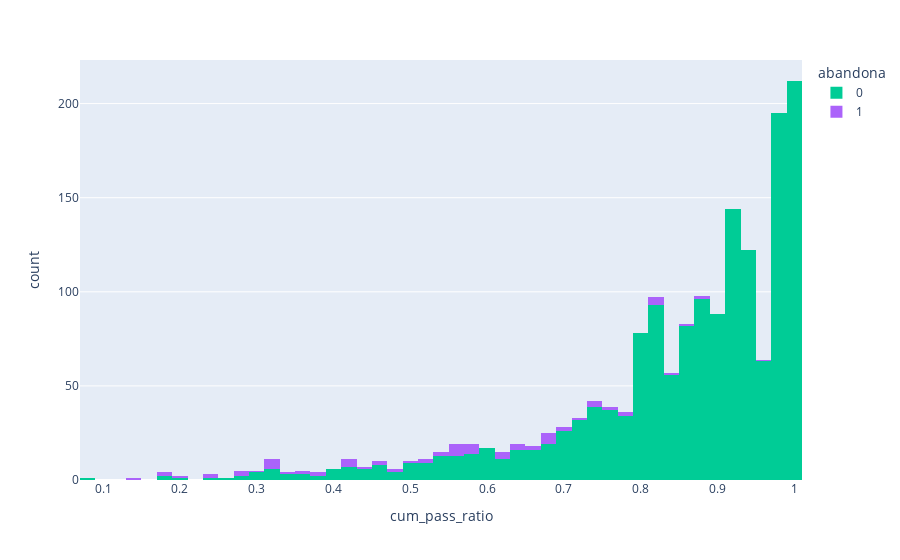
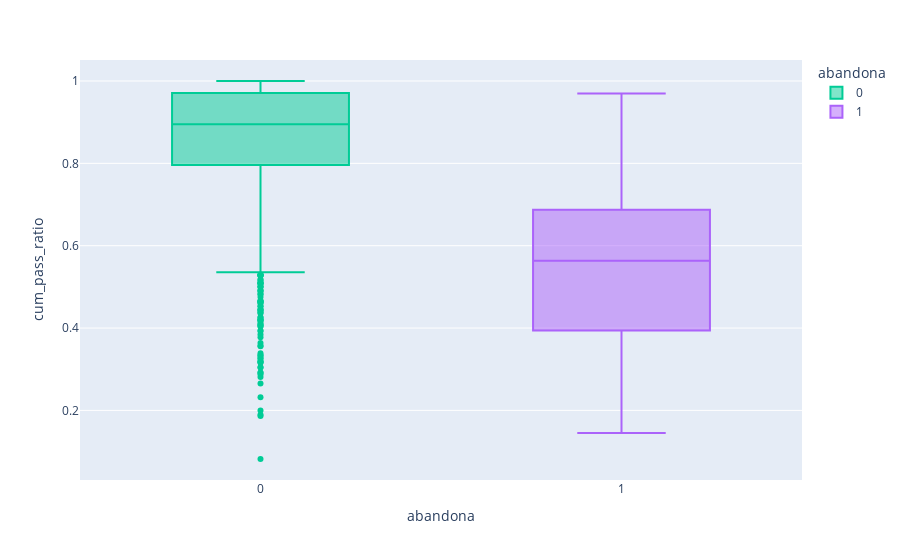
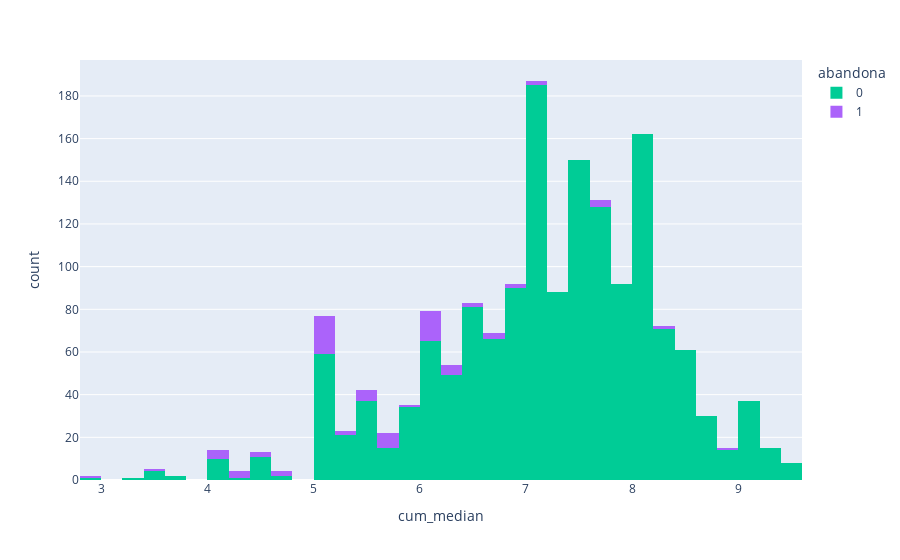
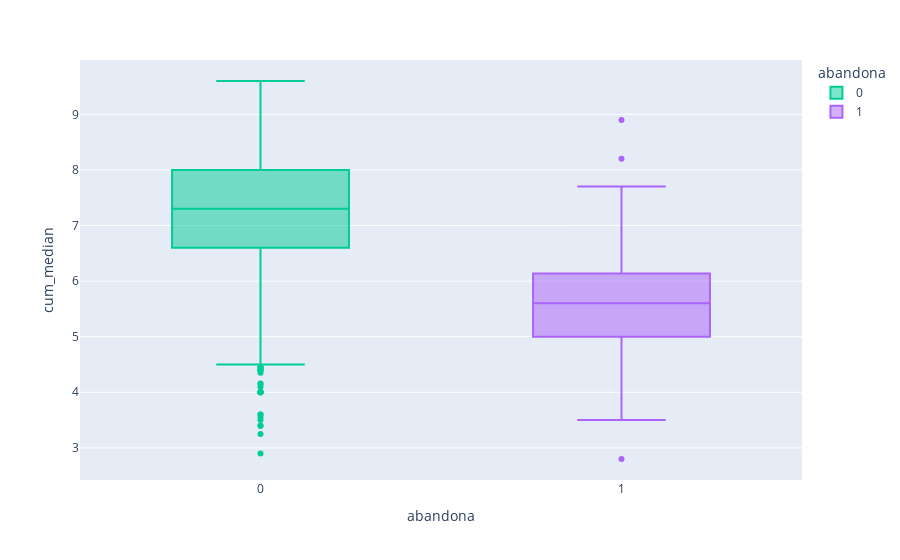

The cell these charts' notebook holds for them, in order:
### Code cell
for col in numerical_cols:
    fig = px.histogram(dv_analys_record_personal_access,x=col, color='abandona',
                  color_discrete_map={'N':'Red','S':'Blue'})
    fig1 = px.box(dv_analys_record_personal_access, x="abandona", y=col,
                  color="abandona", color_discrete_map={'N':'Red','S':'Blue'})
    fig.show()
    fig1.show()

### Figure 1 — Plotly figure (JSON) as saved in the notebook; plotly's stock layout.template omitted (floating-point values rounded to 4 significant figures; data arrays with more than 128 entries replaced by an {"elided": "..."} marker saying what was removed)
{"data": [{"alignmentgroup": "True", "bingroup": "x", "hovertemplate": "abandona=0<br>cum_pass_ratio=%{x}<br>count=%{y}<extra></extra>", "legendgroup": "0", "marker": {"color": "#00cc96"}, "name": "0", "offsetgroup": "0", "orientation": "v", "showlegend": true, "type": "histogram", "x": {"elided": "1591 float values"}, "xaxis": "x", "yaxis": "y"}, {"alignmentgroup": "True", "bingroup": "x", "hovertemplate": "abandona=1<br>cum_pass_ratio=%{x}<br>count=%{y}<extra></extra>", "legendgroup": "1", "marker": {"color": "#ab63fa"}, "name": "1", "offsetgroup": "1", "orientation": "v", "showlegend": true, "type": "histogram", "x": [0.2727, 0.6531, 0.8889, 0.2759, 0.7333, 0.62, 0.7021, 0.5636, 0.1864, 0.1923, 0.8205, 0.7647, 0.8421, 0.6136, 0.4902, 0.5172, 0.2857, 0.425, 0.8889, 0.1452, 0.6667, 0.8649, 0.9697, 0.8205, 0.5882, 0.3455, 0.3881, 0.625, 0.4737, 0.5349, 0.8205, 0.8205, 0.375, 0.3214, 0.5714, 0.3231, 0.6739, 0.5577, 0.7317, 0.775, 0.7381, 0.6889, 0.3036, 0.6809, 0.587, 0.3148, 0.2462, 0.45, 0.4231, 0.7111, 0.52, 0.6818, 0.5833, 0.3667, 0.4565, 0.4118, 0.551, 0.561, 0.549, 0.7692, 0.617, 0.6444, 0.551, 0.4727, 0.5532, 0.1897, 0.6304, 0.6739, 0.6977, 0.3103, 0.3214, 0.3529, 0.6383, 0.5862, 0.7805, 0.4462, 0.2453, 0.4259, 0.6739], "xaxis": "x", "yaxis": "y"}], "layout": {"barmode": "relative", "legend": {"title": {"text": "abandona"}, "tracegroupgap": 0}, "margin": {"t": 60}, "xaxis": {"anchor": "y", "domain": [0, 1], "title": {"text": "cum_pass_ratio"}}, "yaxis": {"anchor": "x", "domain": [0, 1], "title": {"text": "count"}}}}

### Figure 2 — Plotly figure (JSON) as saved in the notebook; plotly's stock layout.template omitted (floating-point values rounded to 4 significant figures; data arrays with more than 128 entries replaced by an {"elided": "..."} marker saying what was removed)
{"data": [{"alignmentgroup": "True", "hovertemplate": "abandona=%{x}<br>cum_pass_ratio=%{y}<extra></extra>", "legendgroup": "0", "marker": {"color": "#00cc96"}, "name": "0", "notched": false, "offsetgroup": "0", "orientation": "v", "showlegend": true, "type": "box", "x": {"elided": "1591 int values"}, "x0": " ", "xaxis": "x", "y": {"elided": "1591 float values"}, "y0": " ", "yaxis": "y"}, {"alignmentgroup": "True", "hovertemplate": "abandona=%{x}<br>cum_pass_ratio=%{y}<extra></extra>", "legendgroup": "1", "marker": {"color": "#ab63fa"}, "name": "1", "notched": false, "offsetgroup": "1", "orientation": "v", "showlegend": true, "type": "box", "x": [1, 1, 1, 1, 1, 1, 1, 1, 1, 1, 1, 1, 1, 1, 1, 1, 1, 1, 1, 1, 1, 1, 1, 1, 1, 1, 1, 1, 1, 1, 1, 1, 1, 1, 1, 1, 1, 1, 1, 1, 1, 1, 1, 1, 1, 1, 1, 1, 1, 1, 1, 1, 1, 1, 1, 1, 1, 1, 1, 1, 1, 1, 1, 1, 1, 1, 1, 1, 1, 1, 1, 1, 1, 1, 1, 1, 1, 1, 1], "x0": " ", "xaxis": "x", "y": [0.2727, 0.6531, 0.8889, 0.2759, 0.7333, 0.62, 0.7021, 0.5636, 0.1864, 0.1923, 0.8205, 0.7647, 0.8421, 0.6136, 0.4902, 0.5172, 0.2857, 0.425, 0.8889, 0.1452, 0.6667, 0.8649, 0.9697, 0.8205, 0.5882, 0.3455, 0.3881, 0.625, 0.4737, 0.5349, 0.8205, 0.8205, 0.375, 0.3214, 0.5714, 0.3231, 0.6739, 0.5577, 0.7317, 0.775, 0.7381, 0.6889, 0.3036, 0.6809, 0.587, 0.3148, 0.2462, 0.45, 0.4231, 0.7111, 0.52, 0.6818, 0.5833, 0.3667, 0.4565, 0.4118, 0.551, 0.561, 0.549, 0.7692, 0.617, 0.6444, 0.551, 0.4727, 0.5532, 0.1897, 0.6304, 0.6739, 0.6977, 0.3103, 0.3214, 0.3529, 0.6383, 0.5862, 0.7805, 0.4462, 0.2453, 0.4259, 0.6739], "y0": " ", "yaxis": "y"}], "layout": {"boxmode": "overlay", "legend": {"title": {"text": "abandona"}, "tracegroupgap": 0}, "margin": {"t": 60}, "xaxis": {"anchor": "y", "categoryarray": [0, 1], "categoryorder": "array", "domain": [0, 1], "title": {"text": "abandona"}}, "yaxis": {"anchor": "x", "domain": [0, 1], "title": {"text": "cum_pass_ratio"}}}}

### Figure 3 — Plotly figure (JSON) as saved in the notebook; plotly's stock layout.template omitted (floating-point values rounded to 4 significant figures; data arrays with more than 128 entries replaced by an {"elided": "..."} marker saying what was removed)
{"data": [{"alignmentgroup": "True", "bingroup": "x", "hovertemplate": "abandona=0<br>cum_median=%{x}<br>count=%{y}<extra></extra>", "legendgroup": "0", "marker": {"color": "#00cc96"}, "name": "0", "offsetgroup": "0", "orientation": "v", "showlegend": true, "type": "histogram", "x": {"elided": "1591 float values"}, "xaxis": "x", "yaxis": "y"}, {"alignmentgroup": "True", "bingroup": "x", "hovertemplate": "abandona=1<br>cum_median=%{x}<br>count=%{y}<extra></extra>", "legendgroup": "1", "marker": {"color": "#ab63fa"}, "name": "1", "offsetgroup": "1", "orientation": "v", "showlegend": true, "type": "histogram", "x": [6.2, 6, 7.6, 5, 6.5, 5.7, 6.7, 5.2, 4, 4, 6.6, 6, 7.15, 5.5, 6, 8.9, 5.6, 5.3, 7, 2.8, 6, 6.9, 7.7, 6.15, 6, 4, 4.2, 6, 5, 5.9, 6.5, 6.2, 4.25, 4.75, 5.05, 3.5, 6, 5, 6.25, 6.3, 5.65, 5.75, 5, 5.5, 6, 5, 5.15, 4.5, 6.8, 5.5, 5.1, 6.7, 6.3, 5, 5, 6.1, 5, 6.05, 5, 8.2, 5.55, 5.5, 5, 5, 5.1, 5, 6, 6, 6, 5, 4.25, 4.6, 5.7, 5.7, 7.7, 5, 4, 4.4, 5.6], "xaxis": "x", "yaxis": "y"}], "layout": {"barmode": "relative", "legend": {"title": {"text": "abandona"}, "tracegroupgap": 0}, "margin": {"t": 60}, "xaxis": {"anchor": "y", "domain": [0, 1], "title": {"text": "cum_median"}}, "yaxis": {"anchor": "x", "domain": [0, 1], "title": {"text": "count"}}}}

### Figure 4 — Plotly figure (JSON) as saved in the notebook; plotly's stock layout.template omitted (floating-point values rounded to 4 significant figures; data arrays with more than 128 entries replaced by an {"elided": "..."} marker saying what was removed)
{"data": [{"alignmentgroup": "True", "hovertemplate": "abandona=%{x}<br>cum_median=%{y}<extra></extra>", "legendgroup": "0", "marker": {"color": "#00cc96"}, "name": "0", "notched": false, "offsetgroup": "0", "orientation": "v", "showlegend": true, "type": "box", "x": {"elided": "1591 int values"}, "x0": " ", "xaxis": "x", "y": {"elided": "1591 float values"}, "y0": " ", "yaxis": "y"}, {"alignmentgroup": "True", "hovertemplate": "abandona=%{x}<br>cum_median=%{y}<extra></extra>", "legendgroup": "1", "marker": {"color": "#ab63fa"}, "name": "1", "notched": false, "offsetgroup": "1", "orientation": "v", "showlegend": true, "type": "box", "x": [1, 1, 1, 1, 1, 1, 1, 1, 1, 1, 1, 1, 1, 1, 1, 1, 1, 1, 1, 1, 1, 1, 1, 1, 1, 1, 1, 1, 1, 1, 1, 1, 1, 1, 1, 1, 1, 1, 1, 1, 1, 1, 1, 1, 1, 1, 1, 1, 1, 1, 1, 1, 1, 1, 1, 1, 1, 1, 1, 1, 1, 1, 1, 1, 1, 1, 1, 1, 1, 1, 1, 1, 1, 1, 1, 1, 1, 1, 1], "x0": " ", "xaxis": "x", "y": [6.2, 6, 7.6, 5, 6.5, 5.7, 6.7, 5.2, 4, 4, 6.6, 6, 7.15, 5.5, 6, 8.9, 5.6, 5.3, 7, 2.8, 6, 6.9, 7.7, 6.15, 6, 4, 4.2, 6, 5, 5.9, 6.5, 6.2, 4.25, 4.75, 5.05, 3.5, 6, 5, 6.25, 6.3, 5.65, 5.75, 5, 5.5, 6, 5, 5.15, 4.5, 6.8, 5.5, 5.1, 6.7, 6.3, 5, 5, 6.1, 5, 6.05, 5, 8.2, 5.55, 5.5, 5, 5, 5.1, 5, 6, 6, 6, 5, 4.25, 4.6, 5.7, 5.7, 7.7, 5, 4, 4.4, 5.6], "y0": " ", "yaxis": "y"}], "layout": {"boxmode": "overlay", "legend": {"title": {"text": "abandona"}, "tracegroupgap": 0}, "margin": {"t": 60}, "xaxis": {"anchor": "y", "categoryarray": [0, 1], "categoryorder": "array", "domain": [0, 1], "title": {"text": "abandona"}}, "yaxis": {"anchor": "x", "domain": [0, 1], "title": {"text": "cum_median"}}}}
